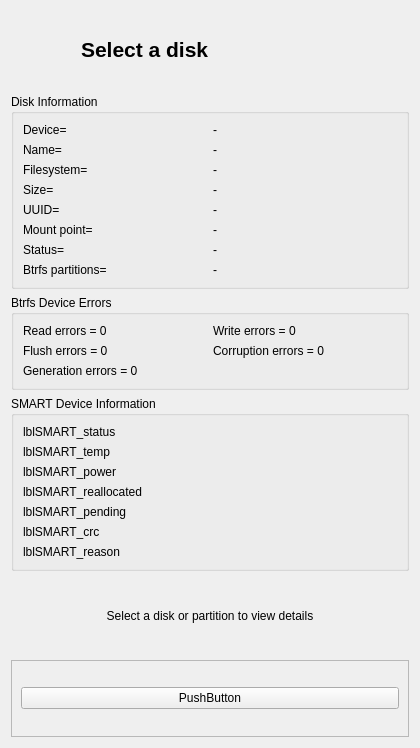
                   <widget class="QWidget" name="scrollAreaWidgetContents">
                    <property name="geometry">
                     <rect>
                      <x>0</x>
                      <y>0</y>
                      <width>420</width>
                      <height>748</height>
                     </rect>
                    </property>
                    <layout class="QGridLayout" name="gridLayout_16">
                     <item row="0" column="0">
                      <layout class="QHBoxLayout" name="horizontalLayout_Icon">
                       <item>
                        <widget class="QLabel" name="lbl_icodisk">
                         <property name="minimumSize">
                          <size>
                           <width>64</width>
                           <height>64</height>
                          </size>
                         </property>
                         <property name="maximumSize">
                          <size>
                           <width>64</width>
                           <height>64</height>
                          </size>
                         </property>
                         <property name="text">
                          <string/>
                         </property>
                         <property name="scaledContents">
                          <bool>true</bool>
                         </property>
                        </widget>
                       </item>
                       <item>
                        <widget class="QLabel" name="lblDiskStatus">
                         <property name="font">
                          <font>
                           <pointsize>16</pointsize>
                           <bold>true</bold>
                          </font>
                         </property>
                         <property name="text">
                          <string>Select a disk</string>
                         </property>
                        </widget>
                       </item>
                       <item>
                        <spacer name="horizontalSpacer_Icon">
                         <property name="orientation">
                          <enum>Qt::Orientation::Horizontal</enum>
                         </property>
                         <property name="sizeHint" stdset="0">
                          <size>
                           <width>40</width>
                           <height>20</height>
                          </size>
                         </property>
                        </spacer>
                       </item>
                      </layout>
                     </item>
                     <item row="1" column="0">
                      <widget class="QGroupBox" name="groupDiskInfo">
                       <property name="title">
                        <string>Disk Information</string>
                       </property>
                       <layout class="QGridLayout" name="gridLayoutDiskInfo">
                        <property name="columnCount" stdset="0">
                         <number>2</number>
                        </property>
                        <item row="0" column="0">
                         <widget class="QLabel" name="lblDiskDevice">
                          <property name="text">
                           <string>Device=</string>
                          </property>
                         </widget>
                        </item>
                        <item row="0" column="1">
                         <widget class="QLabel" name="lblDiskDeviceValue">
                          <property name="text">
                           <string>-</string>
                          </property>
                         </widget>
                        </item>
                        <item row="1" column="0">
                         <widget class="QLabel" name="lblDiskName">
                          <property name="text">
                           <string>Name=</string>
                          </property>
                         </widget>
                        </item>
                        <item row="1" column="1">
                         <widget class="QLabel" name="lblDiskNameValue">
                          <property name="text">
                           <string>-</string>
                          </property>
                         </widget>
                        </item>
                        <item row="2" column="0">
                         <widget class="QLabel" name="lblDiskFilesystem">
                          <property name="text">
                           <string>Filesystem=</string>
                          </property>
                         </widget>
                        </item>
                        <item row="2" column="1">
                         <widget class="QLabel" name="lblDiskFilesystemValue">
                          <property name="text">
                           <string>-</string>
                          </property>
                         </widget>
                        </item>
                        <item row="3" column="0">
                         <widget class="QLabel" name="lblDiskSize">
                          <property name="text">
                           <string>Size=</string>
                          </property>
                         </widget>
                        </item>
                        <item row="3" column="1">
                         <widget class="QLabel" name="lblDiskSizeValue">
                          <property name="text">
                           <string>-</string>
                          </property>
                         </widget>
                        </item>
                        <item row="4" column="0">
                         <widget class="QLabel" name="lblDiskUuid">
                          <property name="text">
                           <string>UUID=</string>
                          </property>
                         </widget>
                        </item>
                        <item row="4" column="1">
                         <widget class="QLabel" name="lblDiskUuidValue">
                          <property name="text">
                           <string>-</string>
                          </property>
                         </widget>
                        </item>
                        <item row="5" column="0">
                         <widget class="QLabel" name="lblDiskMountPoint">
                          <property name="text">
                           <string>Mount point=</string>
                          </property>
                         </widget>
                        </item>
                        <item row="5" column="1">
                         <widget class="QLabel" name="lblDiskMountPointValue">
                          <property name="text">
                           <string>-</string>
                          </property>
                         </widget>
                        </item>
                        <item row="6" column="0">
                         <widget class="QLabel" name="lblDiskStatusLabel">
                          <property name="text">
                           <string>Status=</string>
                          </property>
                         </widget>
                        </item>
                        <item row="6" column="1">
                         <widget class="QLabel" name="lblDiskStatusValue">
                          <property name="text">
                           <string>-</string>
                          </property>
                         </widget>
                        </item>
                        <item row="7" column="0">
                         <widget class="QLabel" name="lblDiskBtrfsPartitions">
                          <property name="text">
                           <string>Btrfs partitions=</string>
                          </property>
                         </widget>
                        </item>
                        <item row="7" column="1">
                         <widget class="QLabel" name="lblDiskBtrfsPartitionsValue">
                          <property name="text">
                           <string>-</string>
                          </property>
                         </widget>
                        </item>
                       </layout>
                      </widget>
                     </item>
                     <item row="2" column="0">
                      <widget class="QGroupBox" name="groupBtrfsErrors">
                       <property name="title">
                        <string>Btrfs Device Errors</string>
                       </property>
                       <layout class="QGridLayout" name="gridLayoutBtrfsErrors">
                        <item row="0" column="0">
                         <widget class="QLabel" name="lblReadErrors">
                          <property name="text">
                           <string>Read errors = 0</string>
                          </property>
                         </widget>
                        </item>
                        <item row="0" column="1">
                         <widget class="QLabel" name="lblWriteErrors">
                          <property name="text">
                           <string>Write errors = 0</string>
                          </property>
                         </widget>
                        </item>
                        <item row="1" column="0">
                         <widget class="QLabel" name="lblFlushErrors">
                          <property name="text">
                           <string>Flush errors = 0</string>
                          </property>
                         </widget>
                        </item>
                        <item row="1" column="1">
                         <widget class="QLabel" name="lblCorruptionErrors">
                          <property name="text">
                           <string>Corruption errors = 0</string>
                          </property>
                         </widget>
                        </item>
                        <item row="2" column="0" colspan="2">
                         <widget class="QLabel" name="lblGenerationErrors">
                          <property name="text">
                           <string>Generation errors = 0</string>
                          </property>
                         </widget>
                        </item>
                       </layout>
                      </widget>
                     </item>
                     <item row="3" column="0">
                      <widget class="QGroupBox" name="groupSmartInfo">
                       <property name="title">
                        <string>SMART Device Information</string>
                       </property>
                       <layout class="QGridLayout" name="gridLayout_10">
                        <item row="0" column="0">
                         <layout class="QVBoxLayout" name="verticalLayout_3">
                          <item>
                           <widget class="QLabel" name="lblSMART_status">
                            <property name="text">
                             <string>lblSMART_status</string>
                            </property>
                            <property name="wordWrap">
                             <bool>true</bool>
                            </property>
                           </widget>
                          </item>
                          <item>
                           <widget class="QLabel" name="lblSMART_temp">
                            <property name="text">
                             <string>lblSMART_temp</string>
                            </property>
                            <property name="wordWrap">
                             <bool>true</bool>
                            </property>
                           </widget>
                          </item>
                          <item>
                           <widget class="QLabel" name="lblSMART_power">
                            <property name="text">
                             <string>lblSMART_power</string>
                            </property>
                            <property name="wordWrap">
                             <bool>true</bool>
                            </property>
                           </widget>
                          </item>
                          <item>
                           <widget class="QLabel" name="lblSMART_reallocated">
                            <property name="text">
                             <string>lblSMART_reallocated</string>
                            </property>
                            <property name="wordWrap">
                             <bool>true</bool>
                            </property>
                           </widget>
                          </item>
                          <item>
                           <widget class="QLabel" name="lblSMART_pending">
                            <property name="text">
                             <string>lblSMART_pending</string>
                            </property>
                            <property name="wordWrap">
                             <bool>true</bool>
                            </property>
                           </widget>
                          </item>
                          <item>
                           <widget class="QLabel" name="lblSMART_crc">
                            <property name="text">
                             <string>lblSMART_crc</string>
                            </property>
                            <property name="wordWrap">
                             <bool>true</bool>
                            </property>
                           </widget>
                          </item>
                          <item>
                           <widget class="QLabel" name="lblSMART_reason">
                            <property name="text">
                             <string>lblSMART_reason</string>
                            </property>
                            <property name="wordWrap">
                             <bool>true</bool>
                            </property>
                           </widget>
                          </item>
                         </layout>
                        </item>
                       </layout>
                      </widget>
                     </item>
                     <item row="4" column="0">
                      <widget class="QLabel" name="lblDiskDescription">
                       <property name="text">
                        <string>Select a disk or partition to view details</string>
                       </property>
                       <property name="alignment">
                        <set>Qt::AlignmentFlag::AlignCenter</set>
                       </property>
                       <property name="wordWrap">
                        <bool>true</bool>
                       </property>
                      </widget>
                     </item>
                     <item row="5" column="0">
                      <widget class="QFrame" name="frame">
                       <property name="frameShape">
                        <enum>QFrame::Shape::StyledPanel</enum>
                       </property>
                       <property name="frameShadow">
                        <enum>QFrame::Shadow::Raised</enum>
                       </property>
                       <layout class="QGridLayout" name="gridLayout_9">
                        <item row="0" column="0">
                         <widget class="QPushButton" name="btnAddToBtrfs">
                          <property name="text">
                           <string>PushButton</string>
                          </property>
                         </widget>
                        </item>
                       </layout>
                      </widget>
                     </item>
                    </layout>
                   </widget>
